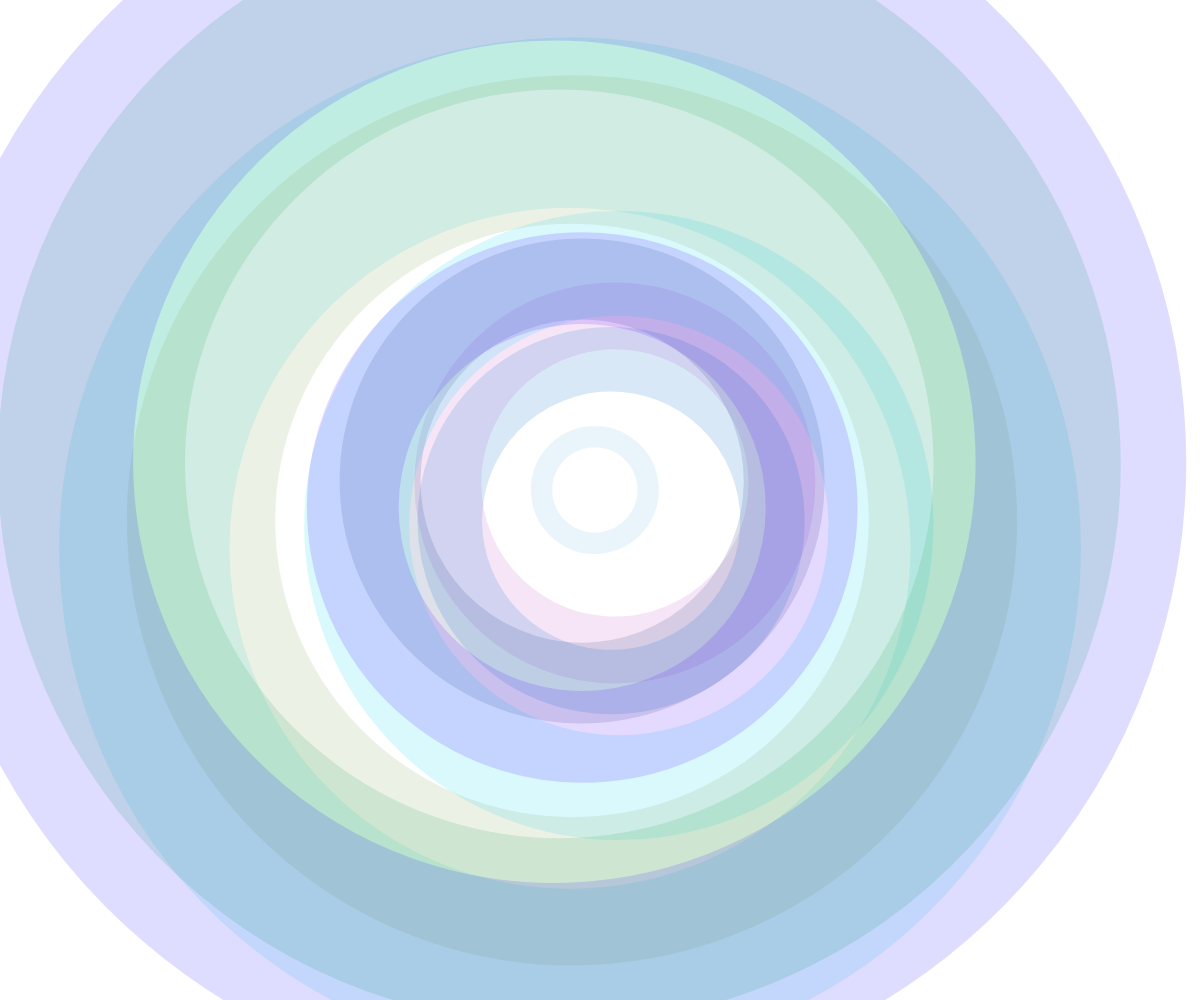
Frame 1 (no input)
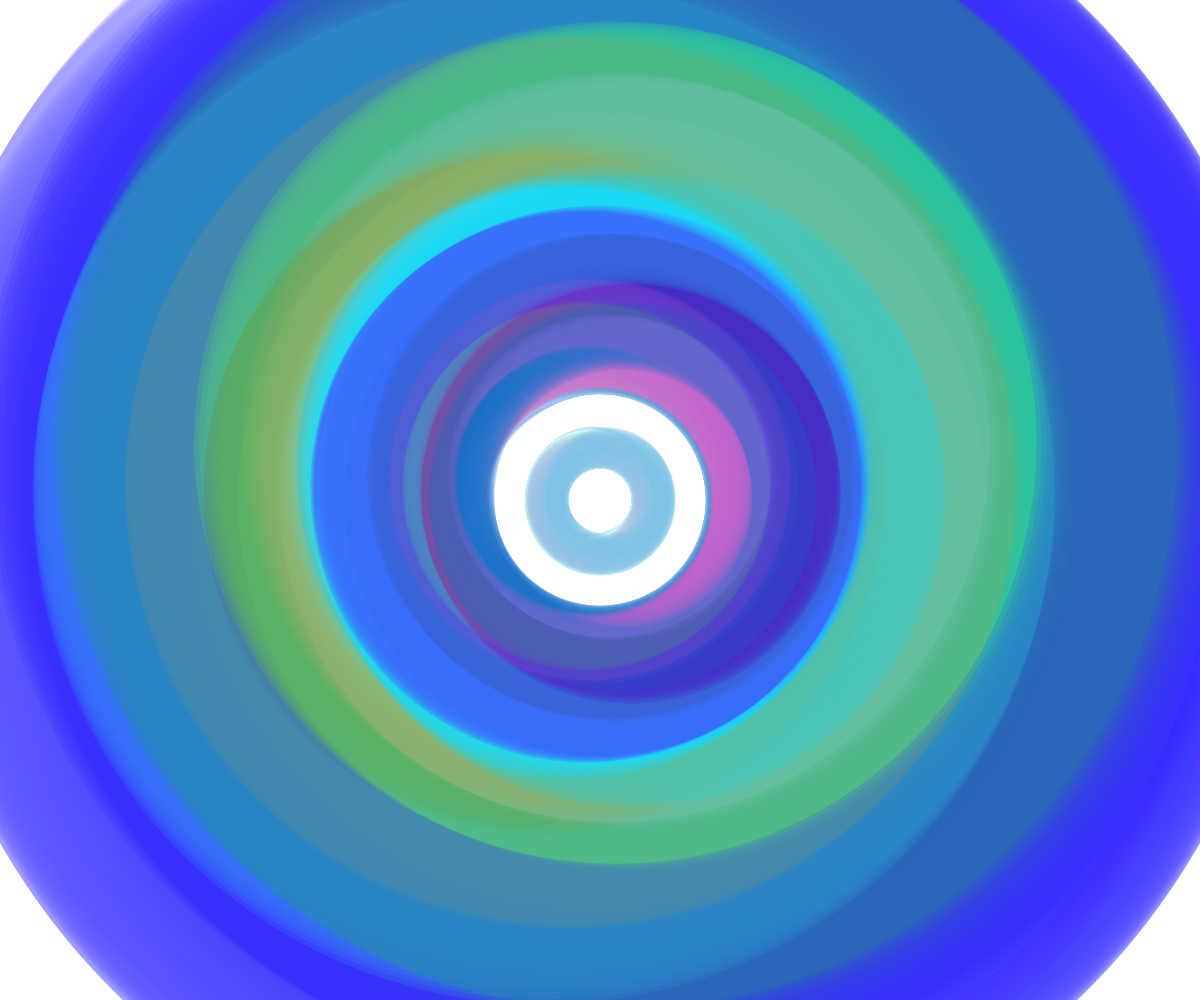
Frame 60 (no input)
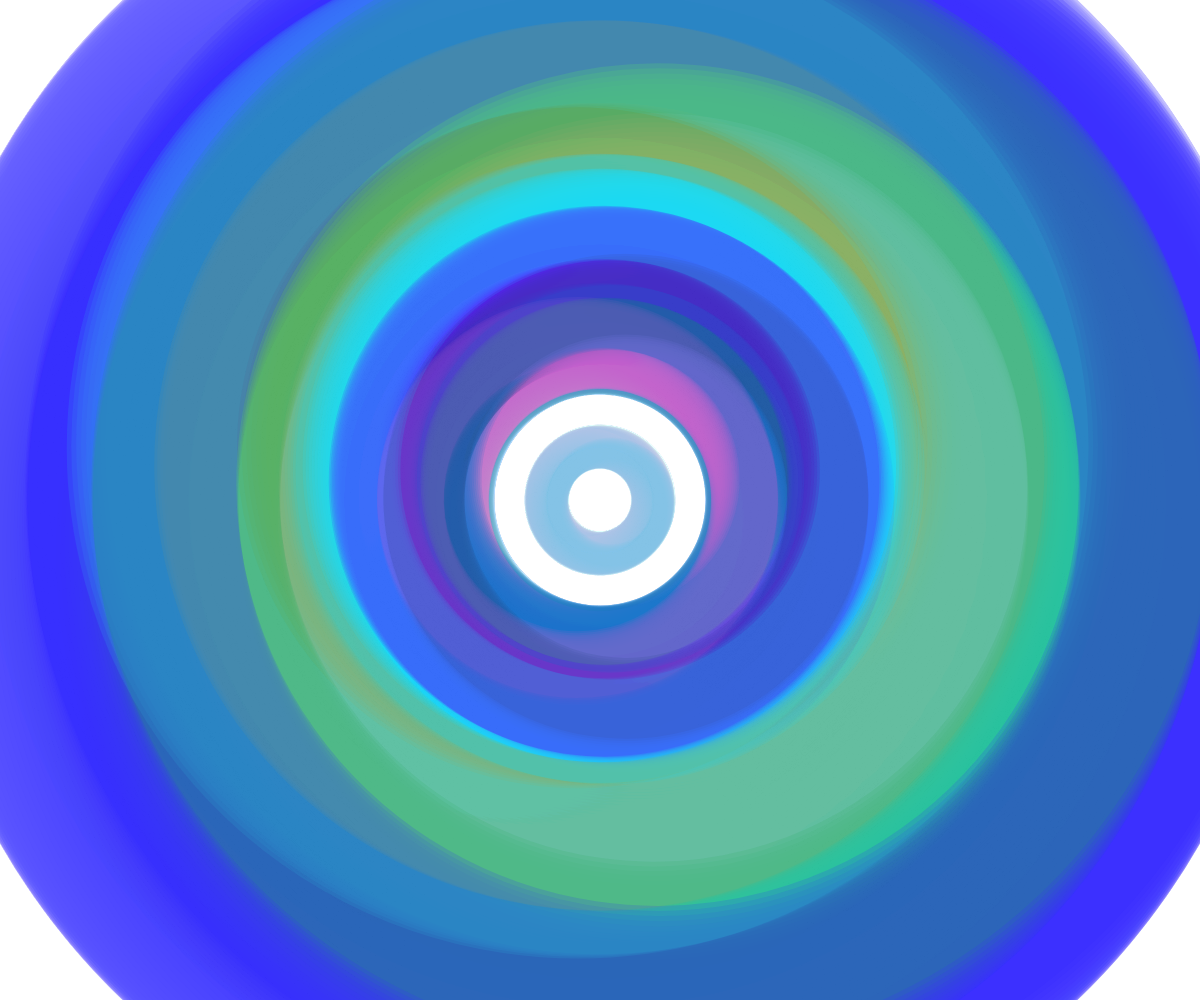
Frame 120 (the mouse pressed at the canvas centre since frame 60)

The p5.js sketch that drew these frames (run headless with seeded random() and noise() and a simulated clock; from frame 60 on, the mouse is pressed at the canvas centre):

// p5.js sketch
// ── sketch.js
var circles = [];

function setup() {
  createCanvas(windowWidth, windowHeight);
  for(var i=0; i < 10; i++){
    var c = new Circle(windowWidth/2, windowHeight/2);
    circles.push(c);
  };

}

function draw() {
  background(255,2);
  circles.forEach(c => c.draw());

}


function Circle(_px, _py) {
  this.px = _px;
  this.py = _py;
  this.rx = randomGaussian();
  this.ry = randomGaussian();
  this.sColor = color(random(255),random(255),random(255),40);

  this.draw = function() {
    push();
    noFill();
    strokeWeight(abs(this.rx*100));
    stroke(this.sColor);
    translate(this.px, this.py);
    rotate(Math.sign(this.rx)*radians(5*frameCount));
    ellipse(this.rx*20, this.ry*20  , this.rx*500, this.rx*500);
    pop();
  }
}
